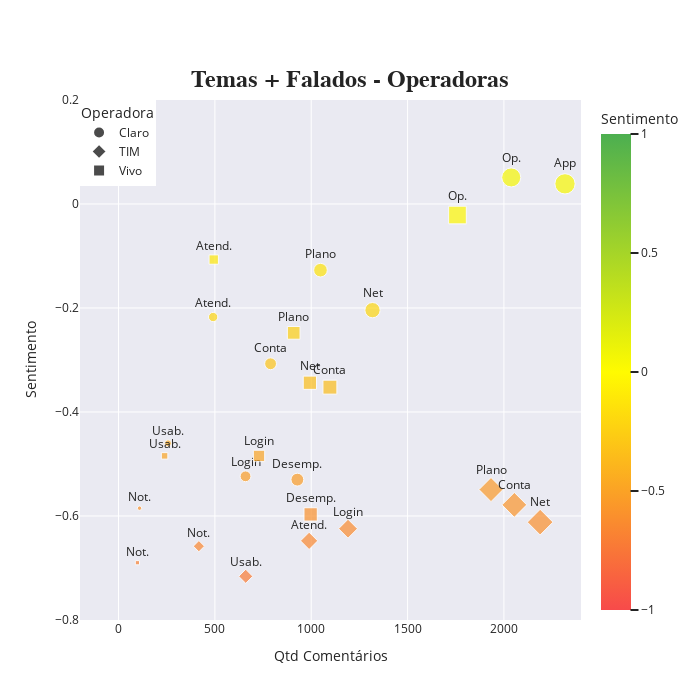

The cell this chart's notebook holds for it:
### Code cell
fig = px.scatter(
    df_tema,
    x="volume",
    y="sentimento_medio",
    size="tamanho",
    color="sentimento_medio",
    symbol='app',
    text="tema_manual_abreviado",
    color_continuous_scale= ["#F74A4A", '#FFFB00', '#4CAF50'],
    range_y=[-0.8, 0.2],
    range_x=[-200, 2400],
    title="<b>Temas + Falados - Operadoras</b>"
)

# Ajustes visuais
fig.update_traces(textposition='top center')
fig.update_layout(
    width=700,
    height=700,
    xaxis_title="Qtd Comentários",
    yaxis_title="Sentimento",
    coloraxis_colorbar=dict(title="Sentimento"),
    coloraxis=dict(cmin=-1, cmax=1),
    template="seaborn",
    title={'font':{
            'size': 24,
            'family': 'Arial'},
        'x': 0.5,
        'xanchor': 'center',
        'y': 0.9,
    },
    legend_title_text='Operadora',
    legend=dict(
        orientation="v",
        yanchor="bottom",
        y=0.835,
        xanchor="center",
        x=0.075,
        font=dict(size=12))
)

fig.show()

### Figure 1 — Plotly figure (JSON) as saved in the notebook; plotly's stock layout.template omitted (floating-point values rounded to 4 significant figures)
{"data": [{"hovertemplate": "app=Claro<br>volume=%{x}<br>sentimento_medio=%{marker.color}<br>tamanho=%{marker.size}<br>tema_manual_abreviado=%{text}<extra></extra>", "legendgroup": "Claro", "marker": {"color": [0.03876, -0.2173, -0.3072, -0.5301, -0.5237, -0.2042, -0.5849, 0.05107, -0.1272, -0.46], "coloraxis": "coloraxis", "size": [46340, 9820, 15780, 18560, 13180, 26360, 2180, 40760, 20960, 5140], "sizemode": "area", "sizeref": 224.9, "symbol": "circle"}, "mode": "markers+text", "name": "Claro", "orientation": "v", "showlegend": true, "text": ["App", "Atend.", "Conta", "Desemp.", "Login", "Net", "Not.", "Op.", "Plano", "Usab."], "textposition": "top center", "type": "scatter", "x": [2317, 491, 789, 928, 659, 1318, 109, 2038, 1048, 257], "xaxis": "x", "y": [0.03876, -0.2173, -0.3072, -0.5301, -0.5237, -0.2042, -0.5849, 0.05107, -0.1272, -0.46], "yaxis": "y"}, {"hovertemplate": "app=TIM<br>volume=%{x}<br>sentimento_medio=%{marker.color}<br>tamanho=%{marker.size}<br>tema_manual_abreviado=%{text}<extra></extra>", "legendgroup": "TIM", "marker": {"color": [-0.5542, -0.6478, -0.5786, -0.7021, -0.6245, -0.6118, -0.6581, -0.4314, -0.5492, -0.716], "coloraxis": "coloraxis", "size": [89980, 19780, 41080, 51300, 23820, 43760, 8340, 61340, 38660, 13200], "sizemode": "area", "sizeref": 224.9, "symbol": "diamond"}, "mode": "markers+text", "name": "TIM", "orientation": "v", "showlegend": true, "text": ["App", "Atend.", "Conta", "Desemp.", "Login", "Net", "Not.", "Op.", "Plano", "Usab."], "textposition": "top center", "type": "scatter", "x": [4499, 989, 2054, 2565, 1191, 2188, 417, 3067, 1933, 660], "xaxis": "x", "y": [-0.5542, -0.6478, -0.5786, -0.7021, -0.6245, -0.6118, -0.6581, -0.4314, -0.5492, -0.716], "yaxis": "y"}, {"hovertemplate": "app=Vivo<br>volume=%{x}<br>sentimento_medio=%{marker.color}<br>tamanho=%{marker.size}<br>tema_manual_abreviado=%{text}<extra></extra>", "legendgroup": "Vivo", "marker": {"color": [-0.03864, -0.1069, -0.3522, -0.5969, -0.4845, -0.3437, -0.6899, -0.02122, -0.2478, -0.4844], "coloraxis": "coloraxis", "size": [58200, 9880, 21940, 19940, 14580, 19860, 1960, 35180, 18180, 4780], "sizemode": "area", "sizeref": 224.9, "symbol": "square"}, "mode": "markers+text", "name": "Vivo", "orientation": "v", "showlegend": true, "text": ["App", "Atend.", "Conta", "Desemp.", "Login", "Net", "Not.", "Op.", "Plano", "Usab."], "textposition": "top center", "type": "scatter", "x": [2910, 494, 1097, 997, 729, 993, 98, 1759, 909, 239], "xaxis": "x", "y": [-0.03864, -0.1069, -0.3522, -0.5969, -0.4845, -0.3437, -0.6899, -0.02122, -0.2478, -0.4844], "yaxis": "y"}], "layout": {"coloraxis": {"cmax": 1, "cmin": -1, "colorbar": {"title": {"text": "Sentimento"}}, "colorscale": [[0, "#F74A4A"], [0.5, "#FFFB00"], [1, "#4CAF50"]]}, "height": 700, "legend": {"font": {"size": 12}, "itemsizing": "constant", "orientation": "v", "title": {"text": "Operadora"}, "tracegroupgap": 0, "x": 0.075, "xanchor": "center", "y": 0.835, "yanchor": "bottom"}, "title": {"font": {"family": "Arial", "size": 24}, "text": "<b>Temas + Falados - Operadoras</b>", "x": 0.5, "xanchor": "center", "y": 0.9}, "width": 700, "xaxis": {"anchor": "y", "domain": [0, 1], "range": [-200, 2400], "title": {"text": "Qtd Comentários"}}, "yaxis": {"anchor": "x", "domain": [0, 1], "range": [-0.8, 0.2], "title": {"text": "Sentimento"}}}}
